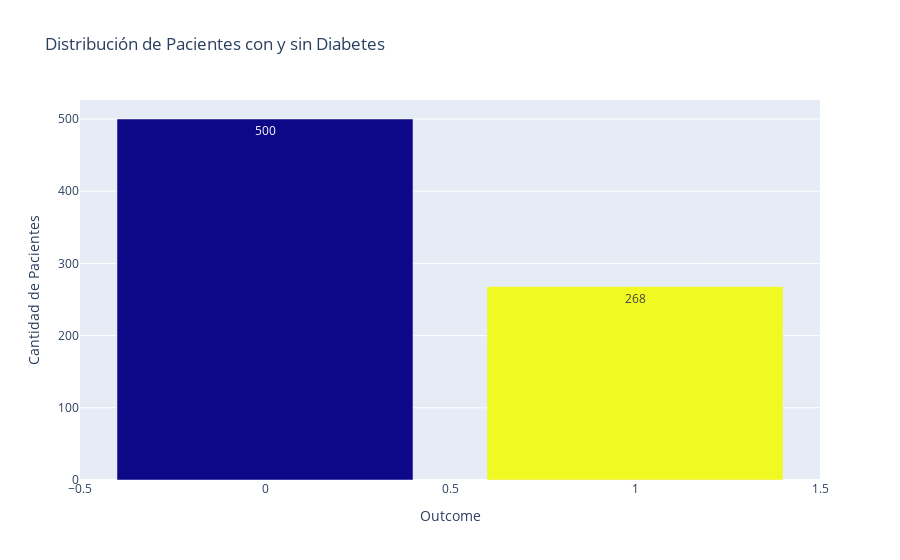

This figure's notebook cell:
### Markdown cell above
# Contar las ocurrencias de cada categoría en 'Outcome'
freq_outcome = diabetes["Outcome"].value_counts()
print(freq_outcome)

# Crear un gráfico de barras interactivo
fig = px.bar(freq_outcome,
             x=freq_outcome.index,
             y=freq_outcome.values,
             title="Distribución de Pacientes con y sin Diabetes",
             labels={'x':'Diagnóstico (0 = No, 1 = Sí)', 'y':'Cantidad de Pacientes'},
             color=freq_outcome.index,
             text_auto=True)
fig.show()

### Code cell
# Contar las ocurrencias de cada categoría en 'Outcome'
freq_outcome = diabetes["Outcome"].value_counts()
print(freq_outcome)

# Crear un gráfico de barras interactivo
fig = px.bar(freq_outcome,
             x=freq_outcome.index,
             y=freq_outcome.values,
             title="Distribución de Pacientes con y sin Diabetes",
             labels={'x':'Diagnóstico (0 = No, 1 = Sí)', 'y':'Cantidad de Pacientes'},
             color=freq_outcome.index,
             text_auto=True)
fig.update_layout(coloraxis_showscale=False)
fig.show()

### Figure 1 — Plotly figure (JSON) as saved in the notebook; plotly's stock layout.template omitted (floating-point values rounded to 4 significant figures)
{"data": [{"hovertemplate": "Outcome=%{marker.color}<br>Cantidad de Pacientes=%{y}<extra></extra>", "legendgroup": "", "marker": {"color": [0, 1], "coloraxis": "coloraxis", "pattern": {"shape": ""}}, "name": "", "orientation": "v", "showlegend": false, "textposition": "auto", "texttemplate": "%{y}", "type": "bar", "x": [0, 1], "xaxis": "x", "y": [500, 268], "yaxis": "y"}], "layout": {"barmode": "relative", "coloraxis": {"colorbar": {"title": {"text": "Outcome"}}, "colorscale": [[0, "#0d0887"], [0.1111, "#46039f"], [0.2222, "#7201a8"], [0.3333, "#9c179e"], [0.4444, "#bd3786"], [0.5556, "#d8576b"], [0.6667, "#ed7953"], [0.7778, "#fb9f3a"], [0.8889, "#fdca26"], [1, "#f0f921"]], "showscale": false}, "legend": {"tracegroupgap": 0}, "title": {"text": "Distribución de Pacientes con y sin Diabetes"}, "xaxis": {"anchor": "y", "domain": [0, 1], "title": {"text": "Outcome"}}, "yaxis": {"anchor": "x", "domain": [0, 1], "title": {"text": "Cantidad de Pacientes"}}}}
